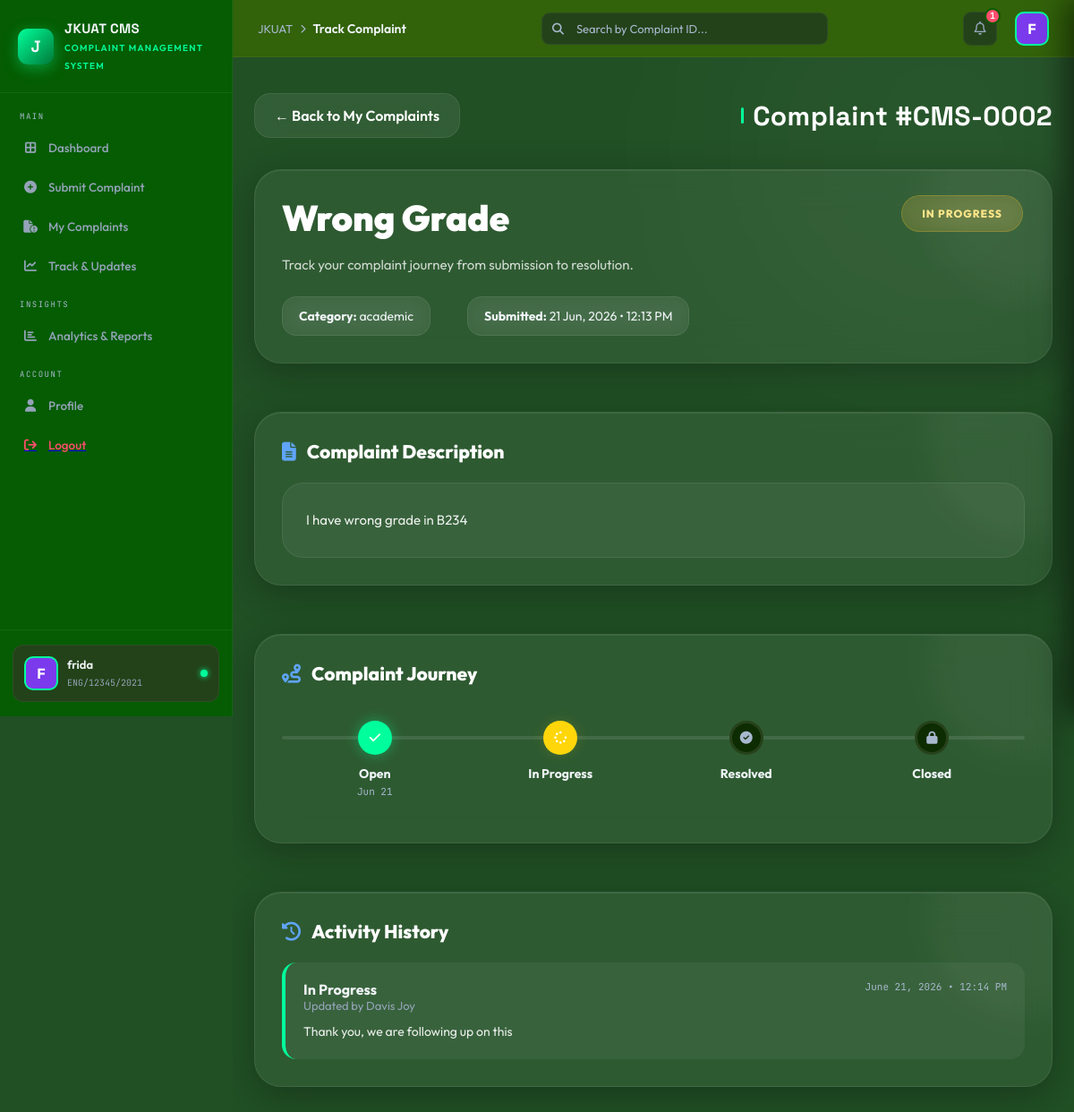
The app's page /accounts/complaint/13/ (signed in), older data.
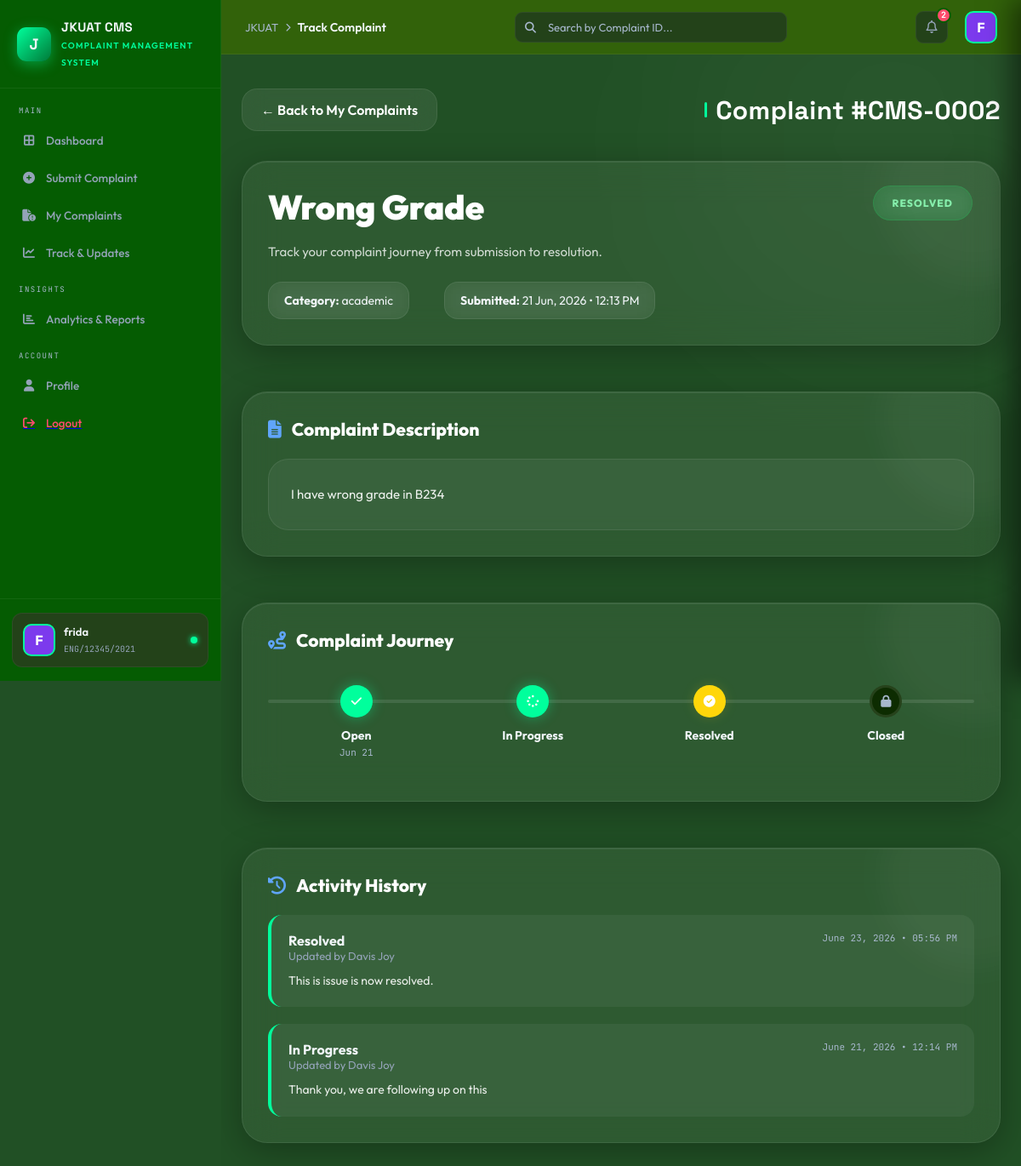
The same page, newer data.
### accounts/models.py (models this page shows, shortened)
class Complaint(models.Model):
    STATUS_CHOICES = [
        ('open', 'Open'),
        ('in_progress', 'In Progress'),
        ('resolved', 'Resolved'),
        ('closed', 'Closed'),
        ('escalated', 'Escalated'),
    ]
    PRIORITY_CHOICES = [
        ('low', 'Low'),
        ('medium', 'Medium'),
        ('high', 'High'),
        ('urgent', 'Urgent'),
    ]
    CATEGORY_CHOICES = [
        ('academic', 'Academic Services'),
        ('ict', 'ICT & Infrastructure'),
        ('hostel', 'Hostel & Accommodation'),
        ('finance', 'Finance & Fees'),
        ('library', 'Library Services'),
        ('health', 'Health & Wellness'),
        ('other', 'Other'),
    ]
    complaint_id = models.CharField(max_length=20, unique=True, editable=False)
    complainant = models.ForeignKey(
        User,
        on_delete=models.CASCADE,
        related_name='complaints_made'
    )
    title = models.CharField(max_length=255)
    description = models.TextField()
    category = models.CharField(max_length=50, choices=CATEGORY_CHOICES, default='other')
    department = models.ForeignKey(
        Department,
        on_delete=models.SET_NULL,
        null=True,
        blank=True,
        related_name='department_complaints'
    )
    priority = models.CharField(max_length=20, choices=PRIORITY_CHOICES, default='medium')
    status = models.CharField(max_length=20, choices=STATUS_CHOICES, default='open')
    assigned_to = models.ForeignKey(
        User,
        on_delete=models.SET_NULL,
        null=True,
        blank=True,
        related_name='assigned_complaints'
    )
    date_submitted = models.DateTimeField(auto_now_add=True)
    date_updated = models.DateTimeField(auto_now=True)
    date_resolved = models.DateTimeField(null=True, blank=True)
    resolution_time_days = models.FloatField(null=True, blank=True, editable=False)

class ComplaintUpdate(models.Model):
    complaint = models.ForeignKey(Complaint, on_delete=models.CASCADE, related_name='updates')
    updated_by = models.ForeignKey(User, on_delete=models.CASCADE, related_name='complaint_updates')
    previous_status = models.CharField(max_length=20, blank=True)
    new_status = models.CharField(max_length=20, choices=Complaint.STATUS_CHOICES)
    comment = models.TextField(blank=True)
    date = models.DateTimeField(auto_now_add=True)
    class Meta:
        ordering = ['-date']

### accounts/views.py (the view)
# urls.py: path('complaint/<int:pk>/', views.complaint_detail, name='detail'),   # ← Add this
@login_required
def complaint_detail(request, pk):
    complaint = get_object_or_404(Complaint, id=pk, complainant=request.user)
    updates = ComplaintUpdate.objects.filter(
        complaint=complaint
    ).select_related('updated_by')
    context = {
        'complaint': complaint,
        'updates': updates,
    }
    return render(request, 'clients/complaint_detail.html', context)

### accounts/context_processors.py (called while the page is built)
def notifications(request):
    if request.user.is_authenticated:
        unread_notifications = Notification.objects.filter(recipient=request.user, is_read=False).order_by('-created_at')
        all_notifications = Notification.objects.filter(recipient=request.user).order_by('-created_at')[:20] # Last 20 notifications
        return {
            'unread_notifications_count': unread_notifications.count(),
            'notifications_list': all_notifications
        }
    return {
        'unread_notifications_count': 0,
        'notifications_list': []
    }

### accounts/templates/clients/complaint_detail.html (shortened to what the changed rows need)
{% extends "clients/base.html" %}
{% block content %}
<div class="page-wrap active">
    <div class="section-hdr">
        <a href="{% url 'accounts:my_complaints' %}" class="back-btn">
            ← Back to My Complaints
        </a>
        <div class="section-title">
            Complaint #{{ complaint.complaint_id }}
        </div>
    </div>
    <div class="complaint-detail">
        <div class="detail-card">
            <div class="status-header">
                <span class="badge-pill
                    {% if complaint.status == 'resolved' %}pill-green
                    {% elif complaint.status == 'in_progress' %}pill-gold
                    {% elif complaint.status == 'closed' %}pill-green
                    {% elif complaint.status == 'escalated' %}pill-red
                    {% else %}pill-red{% endif %}">
                    {{ complaint.get_status_display|default:complaint.status|title }}
                </span>
            </div>
            <h1 class="complaint-title">
                {{ complaint.title }}
            </h1>
            <div class="short-note">
                Track your complaint journey from submission to resolution.
            </div>
            <div class="meta-row">
                <span>
                    <strong>Category:</strong>
                    {{ complaint.category }}
                </span>
                <span>
                    <strong>Submitted:</strong>
                    {{ complaint.date_submitted|date:"d M, Y • h:i A" }}
                </span>
            </div>
        </div>
        <div class="detail-card">
            <div class="description-body">
                {{ complaint.description|linebreaks }}
            </div>
        </div>
        <div class="detail-card">
            <div class="status-timeline">
                <div class="status-step completed {% if complaint.status == 'open' %}current{% endif %}">
                    <div class="status-info" style="text-align: center;">
                        <div class="status-name">Open</div>
                        <div class="status-date">{{ complaint.date_submitted|date:"M d" }}</div>
                    </div>
                </div>
                <div class="status-step {% if complaint.status == 'resolved' or complaint.status == 'closed' %}completed{% endif %} {% if complaint.status == 'resolved' %}current{% endif %}">
                    <div class="status-circle"><i class="fa-solid fa-circle-check"></i></div>
                </div>
            </div>
        </div>
        <div class="detail-card">
            {% if updates %}
            <div style="display: flex; flex-direction: column; gap: 20px;">
                {% for update in updates %}
                <div style="background: rgba(255,255,255,0.05); border-radius: 16px; padding: 20px; border-left: 4px solid var(--green);">
                    <div style="display: flex; justify-content: space-between; align-items: flex-start; margin-bottom: 10px;">
                        <div>
                            <div style="font-size: 16px; font-weight: 700; color: var(--txt);">
                                {{ update.get_new_status_display }}
                            </div>
                            <div style="font-size: 13px; color: var(--txt2);">
                                Updated by {{ update.updated_by.get_full_name|default:update.updated_by.username }}
                            </div>
                        </div>
                        <div style="font-size: 11px; color: var(--txt3); font-family: var(--mono);">
                            {{ update.date|date:"F d, Y • h:i A" }}
                        </div>
                    </div>
                    {% if update.comment %}
                    <p style="color: rgba(255,255,255,0.9); line-height: 1.6; font-size: 14px; margin: 0;">
                        {{ update.comment }}
                    </p>
                    {% endif %}
                </div>
                {% endfor %}
            </div>
            {% else %}
            <div class="no-updates">
                <i class="fa-solid fa-hourglass-half fa-3x"></i>
                <h3>No Updates Yet</h3>
                <p>Your complaint is being processed. Updates will appear here.</p>
            </div>
            {% endif %}
        </div>
    </div>
</div>
{% endblock %}

### accounts/templates/clients/base.html (shortened to what the changed rows need)
{% load static %}
<!DOCTYPE html>
<html lang="en">
<head>
    <link rel="stylesheet" href="https://cdnjs.cloudflare.com/ajax/libs/font-awesome/6.4.0/css/all.min.css">
</head>
<body>
    <div class="shell">
        <aside class="sidebar" id="sidebar">
            <div class="brand">
                <div class="brand-info">
                    <h2>JKUAT CMS</h2>
                </div>
            </div>
        </aside>
        <main class="main">
            <header class="topbar">
                <div class="topbar-right">
                    <div class="icon-btn" onclick="toggleNotif()">
                        <i class="fa-regular fa-bell"></i>
                        {% if unread_notifications_count > 0 %}
                        <span class="notif-dot">{{ unread_notifications_count }}</span>
                        {% endif %}
                    </div>
                </div>
            </header>
            {% block content %}{% endblock %}
        </main>
    </div>
</body>
</html>

Row changes from the older to the newer data that the page shows:
changed Complaint "Wrong Grade": status "IN PROGRESS" → "RESOLVED"
added ComplaintUpdate: new_status "Resolved", updated_by.get_full_name "Davis Joy", date "June 23, 2026 • 05:56 PM", comment "This is issue is now resolved."
Text that changed along with them:
{{ unread_notifications_count }}: "1" → "2"
